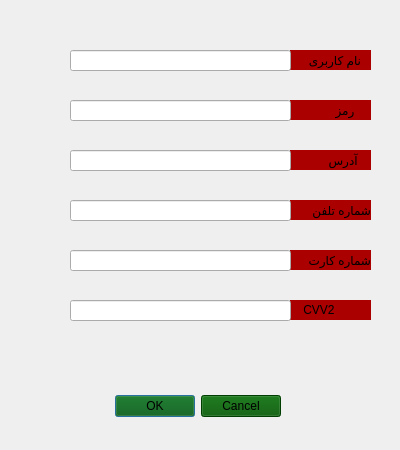
<?xml version="1.0" encoding="UTF-8"?>
<ui version="4.0">
 <class>client_registor</class>
 <widget class="QDialog" name="client_registor">
  <property name="geometry">
   <rect>
    <x>0</x>
    <y>0</y>
    <width>400</width>
    <height>450</height>
   </rect>
  </property>
  <property name="minimumSize">
   <size>
    <width>400</width>
    <height>450</height>
   </size>
  </property>
  <property name="maximumSize">
   <size>
    <width>400</width>
    <height>450</height>
   </size>
  </property>
  <property name="windowTitle">
   <string>Dialog</string>
  </property>
  <property name="styleSheet">
   <string notr="true">background-image: url(:/photos/client_registor.png);</string>
  </property>
  <widget class="QDialogButtonBox" name="buttonBox">
   <property name="geometry">
    <rect>
     <x>-60</x>
     <y>390</y>
     <width>341</width>
     <height>32</height>
    </rect>
   </property>
   <property name="styleSheet">
    <string notr="true">background-image: url();
color: rgb(0, 0, 0);
background-color: rgb(0, 85, 0);</string>
   </property>
   <property name="orientation">
    <enum>Qt::Horizontal</enum>
   </property>
   <property name="standardButtons">
    <set>QDialogButtonBox::Cancel|QDialogButtonBox::Ok</set>
   </property>
  </widget>
  <widget class="QLabel" name="label">
   <property name="geometry">
    <rect>
     <x>290</x>
     <y>50</y>
     <width>81</width>
     <height>20</height>
    </rect>
   </property>
   <property name="styleSheet">
    <string notr="true">background-image: url();
background-color: rgb(170, 0, 0);
color: rgb(0, 0, 0);</string>
   </property>
   <property name="text">
    <string>   نام کاربری </string>
   </property>
  </widget>
  <widget class="QLabel" name="label_2">
   <property name="geometry">
    <rect>
     <x>290</x>
     <y>100</y>
     <width>81</width>
     <height>20</height>
    </rect>
   </property>
   <property name="styleSheet">
    <string notr="true">background-image: url();
background-color: rgb(170, 0, 0);
color: rgb(0, 0, 0);</string>
   </property>
   <property name="text">
    <string>     رمز </string>
   </property>
  </widget>
  <widget class="QLabel" name="label_3">
   <property name="geometry">
    <rect>
     <x>290</x>
     <y>250</y>
     <width>81</width>
     <height>20</height>
    </rect>
   </property>
   <property name="styleSheet">
    <string notr="true">background-image: url();
background-color: rgb(170, 0, 0);
color: rgb(0, 0, 0);</string>
   </property>
   <property name="text">
    <string>شماره کارت</string>
   </property>
  </widget>
  <widget class="QLabel" name="label_4">
   <property name="geometry">
    <rect>
     <x>290</x>
     <y>300</y>
     <width>81</width>
     <height>20</height>
    </rect>
   </property>
   <property name="styleSheet">
    <string notr="true">background-image: url();
background-color: rgb(170, 0, 0);
color: rgb(0, 0, 0);</string>
   </property>
   <property name="text">
    <string>    CVV2</string>
   </property>
  </widget>
  <widget class="QLabel" name="label_5">
   <property name="geometry">
    <rect>
     <x>290</x>
     <y>150</y>
     <width>81</width>
     <height>20</height>
    </rect>
   </property>
   <property name="styleSheet">
    <string notr="true">background-image: url();
background-color: rgb(170, 0, 0);
color: rgb(0, 0, 0);</string>
   </property>
   <property name="text">
    <string>    آدرس </string>
   </property>
  </widget>
  <widget class="QLabel" name="label_6">
   <property name="geometry">
    <rect>
     <x>290</x>
     <y>200</y>
     <width>81</width>
     <height>20</height>
    </rect>
   </property>
   <property name="styleSheet">
    <string notr="true">background-image: url();
background-color: rgb(170, 0, 0);
color: rgb(0, 0, 0);</string>
   </property>
   <property name="text">
    <string>شماره تلفن</string>
   </property>
  </widget>
  <widget class="QLineEdit" name="lineEdit">
   <property name="geometry">
    <rect>
     <x>70</x>
     <y>50</y>
     <width>221</width>
     <height>21</height>
    </rect>
   </property>
   <property name="styleSheet">
    <string notr="true">background-image: url();
</string>
   </property>
  </widget>
  <widget class="QLineEdit" name="lineEdit_2">
   <property name="geometry">
    <rect>
     <x>70</x>
     <y>100</y>
     <width>221</width>
     <height>21</height>
    </rect>
   </property>
   <property name="styleSheet">
    <string notr="true">background-image: url();
</string>
   </property>
  </widget>
  <widget class="QLineEdit" name="lineEdit_3">
   <property name="geometry">
    <rect>
     <x>70</x>
     <y>150</y>
     <width>221</width>
     <height>21</height>
    </rect>
   </property>
   <property name="styleSheet">
    <string notr="true">background-image: url();
</string>
   </property>
  </widget>
  <widget class="QLineEdit" name="lineEdit_4">
   <property name="geometry">
    <rect>
     <x>70</x>
     <y>200</y>
     <width>221</width>
     <height>21</height>
    </rect>
   </property>
   <property name="styleSheet">
    <string notr="true">background-image: url();
</string>
   </property>
  </widget>
  <widget class="QLineEdit" name="lineEdit_5">
   <property name="geometry">
    <rect>
     <x>70</x>
     <y>250</y>
     <width>221</width>
     <height>21</height>
    </rect>
   </property>
   <property name="styleSheet">
    <string notr="true">background-image: url();
</string>
   </property>
  </widget>
  <widget class="QLineEdit" name="lineEdit_6">
   <property name="geometry">
    <rect>
     <x>70</x>
     <y>300</y>
     <width>221</width>
     <height>21</height>
    </rect>
   </property>
   <property name="styleSheet">
    <string notr="true">background-image: url();
</string>
   </property>
  </widget>
 </widget>
 <resources/>
 <connections>
  <connection>
   <sender>buttonBox</sender>
   <signal>accepted()</signal>
   <receiver>client_registor</receiver>
   <slot>accept()</slot>
   <hints>
    <hint type="sourcelabel">
     <x>248</x>
     <y>254</y>
    </hint>
    <hint type="destinationlabel">
     <x>157</x>
     <y>274</y>
    </hint>
   </hints>
  </connection>
  <connection>
   <sender>buttonBox</sender>
   <signal>rejected()</signal>
   <receiver>client_registor</receiver>
   <slot>reject()</slot>
   <hints>
    <hint type="sourcelabel">
     <x>316</x>
     <y>260</y>
    </hint>
    <hint type="destinationlabel">
     <x>286</x>
     <y>274</y>
    </hint>
   </hints>
  </connection>
 </connections>
</ui>
